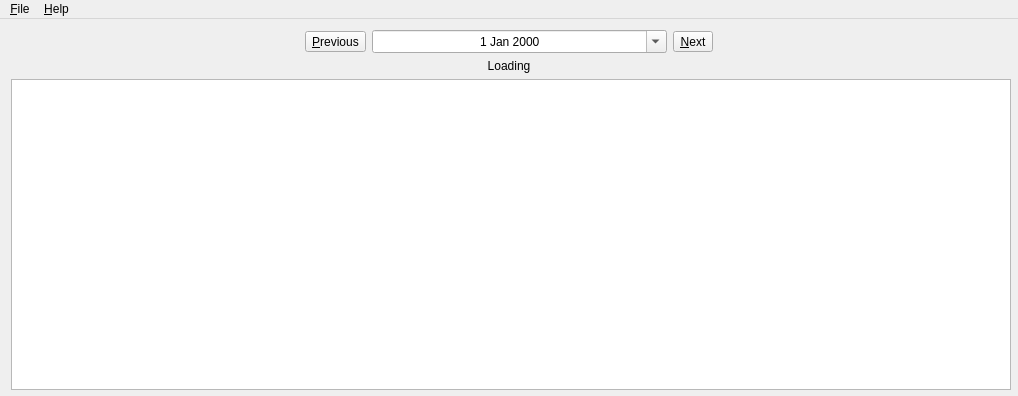
<?xml version="1.0" encoding="UTF-8"?>
<ui version="4.0">
 <class>Dilby</class>
 <widget class="QMainWindow" name="Dilby">
  <property name="geometry">
   <rect>
    <x>0</x>
    <y>0</y>
    <width>1018</width>
    <height>396</height>
   </rect>
  </property>
  <property name="sizePolicy">
   <sizepolicy hsizetype="Fixed" vsizetype="Fixed">
    <horstretch>0</horstretch>
    <verstretch>0</verstretch>
   </sizepolicy>
  </property>
  <property name="minimumSize">
   <size>
    <width>1000</width>
    <height>339</height>
   </size>
  </property>
  <property name="maximumSize">
   <size>
    <width>1018</width>
    <height>1200</height>
   </size>
  </property>
  <property name="windowTitle">
   <string notr="true">Dilby</string>
  </property>
  <property name="windowIcon">
   <iconset resource="res/Icons.qrc">
    <normaloff>:/icons/logo_256.png</normaloff>:/icons/logo_256.png</iconset>
  </property>
  <widget class="QWidget" name="centralWidget">
   <property name="sizePolicy">
    <sizepolicy hsizetype="Expanding" vsizetype="Expanding">
     <horstretch>0</horstretch>
     <verstretch>0</verstretch>
    </sizepolicy>
   </property>
   <layout class="QVBoxLayout" name="verticalLayout">
    <property name="sizeConstraint">
     <enum>QLayout::SetDefaultConstraint</enum>
    </property>
    <item>
     <layout class="QHBoxLayout" name="horizontalLayout" stretch="0,0,0,0,0">
      <property name="spacing">
       <number>6</number>
      </property>
      <property name="sizeConstraint">
       <enum>QLayout::SetMinAndMaxSize</enum>
      </property>
      <property name="leftMargin">
       <number>0</number>
      </property>
      <item>
       <spacer name="horizontalSpacer">
        <property name="orientation">
         <enum>Qt::Horizontal</enum>
        </property>
        <property name="sizeHint" stdset="0">
         <size>
          <width>40</width>
          <height>20</height>
         </size>
        </property>
       </spacer>
      </item>
      <item>
       <widget class="QToolButton" name="buttonPrevious">
        <property name="sizePolicy">
         <sizepolicy hsizetype="Fixed" vsizetype="Fixed">
          <horstretch>0</horstretch>
          <verstretch>0</verstretch>
         </sizepolicy>
        </property>
        <property name="text">
         <string>&amp;Previous</string>
        </property>
        <property name="icon">
         <iconset theme="go-previous"/>
        </property>
       </widget>
      </item>
      <item>
       <widget class="QDateEdit" name="comicDate">
        <property name="sizePolicy">
         <sizepolicy hsizetype="Expanding" vsizetype="Fixed">
          <horstretch>0</horstretch>
          <verstretch>0</verstretch>
         </sizepolicy>
        </property>
        <property name="wrapping">
         <bool>false</bool>
        </property>
        <property name="alignment">
         <set>Qt::AlignCenter</set>
        </property>
        <property name="minimumDate">
         <date>
          <year>1989</year>
          <month>4</month>
          <day>16</day>
         </date>
        </property>
        <property name="calendarPopup">
         <bool>true</bool>
        </property>
        <property name="timeSpec">
         <enum>Qt::LocalTime</enum>
        </property>
       </widget>
      </item>
      <item>
       <widget class="QToolButton" name="buttonNext">
        <property name="sizePolicy">
         <sizepolicy hsizetype="Fixed" vsizetype="Fixed">
          <horstretch>0</horstretch>
          <verstretch>0</verstretch>
         </sizepolicy>
        </property>
        <property name="text">
         <string>&amp;Next</string>
        </property>
        <property name="icon">
         <iconset theme="go-next"/>
        </property>
        <property name="toolButtonStyle">
         <enum>Qt::ToolButtonIconOnly</enum>
        </property>
        <property name="arrowType">
         <enum>Qt::NoArrow</enum>
        </property>
       </widget>
      </item>
      <item>
       <spacer name="horizontalSpacer_2">
        <property name="orientation">
         <enum>Qt::Horizontal</enum>
        </property>
        <property name="sizeHint" stdset="0">
         <size>
          <width>40</width>
          <height>20</height>
         </size>
        </property>
       </spacer>
      </item>
     </layout>
    </item>
    <item>
     <widget class="QLabel" name="loaderLabel">
      <property name="enabled">
       <bool>true</bool>
      </property>
      <property name="text">
       <string notr="true">Loading</string>
      </property>
      <property name="alignment">
       <set>Qt::AlignCenter</set>
      </property>
     </widget>
    </item>
    <item>
     <widget class="QGraphicsView" name="comicView">
      <property name="sizePolicy">
       <sizepolicy hsizetype="Expanding" vsizetype="Expanding">
        <horstretch>0</horstretch>
        <verstretch>0</verstretch>
       </sizepolicy>
      </property>
      <property name="minimumSize">
       <size>
        <width>1000</width>
        <height>311</height>
       </size>
      </property>
      <property name="maximumSize">
       <size>
        <width>1000</width>
        <height>500</height>
       </size>
      </property>
      <property name="verticalScrollBarPolicy">
       <enum>Qt::ScrollBarAlwaysOff</enum>
      </property>
      <property name="horizontalScrollBarPolicy">
       <enum>Qt::ScrollBarAlwaysOff</enum>
      </property>
      <property name="sizeAdjustPolicy">
       <enum>QAbstractScrollArea::AdjustToContents</enum>
      </property>
     </widget>
    </item>
   </layout>
  </widget>
  <widget class="QMenuBar" name="menuBar">
   <property name="geometry">
    <rect>
     <x>0</x>
     <y>0</y>
     <width>1018</width>
     <height>27</height>
    </rect>
   </property>
   <widget class="QMenu" name="menu_File">
    <property name="title">
     <string>&amp;File</string>
    </property>
    <addaction name="action_Settings"/>
    <addaction name="separator"/>
    <addaction name="action_Quit"/>
   </widget>
   <widget class="QMenu" name="menu_Help">
    <property name="title">
     <string>&amp;Help</string>
    </property>
    <addaction name="action_About"/>
    <addaction name="actionAbout_QT"/>
   </widget>
   <addaction name="menu_File"/>
   <addaction name="menu_Help"/>
  </widget>
  <action name="action_Quit">
   <property name="icon">
    <iconset theme="application-exit"/>
   </property>
   <property name="text">
    <string>&amp;Quit</string>
   </property>
  </action>
  <action name="action_About">
   <property name="icon">
    <iconset theme="dialog-information"/>
   </property>
   <property name="text">
    <string>&amp;About</string>
   </property>
  </action>
  <action name="actionAbout_QT">
   <property name="text">
    <string>About &amp;QT</string>
   </property>
  </action>
  <action name="action_Settings">
   <property name="text">
    <string>&amp;Settings</string>
   </property>
  </action>
 </widget>
 <layoutdefault spacing="6" margin="11"/>
 <resources>
  <include location="res/Icons.qrc"/>
 </resources>
 <connections/>
</ui>
